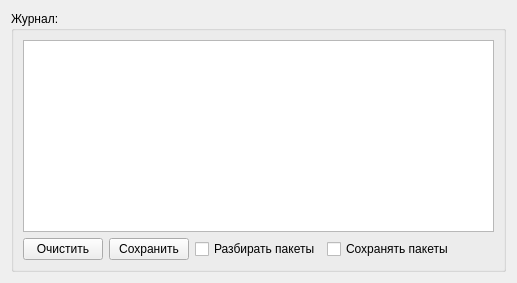
      <widget class="QWidget" name="PrliTab">
       <attribute name="title">
        <string>prli (ПРЛИ)</string>
       </attribute>
       <layout class="QVBoxLayout" name="verticalLayout_16">
        <item>
         <widget class="QGroupBox" name="prliLogGroupBox">
          <property name="title">
           <string>Журнал:</string>
          </property>
          <layout class="QVBoxLayout" name="verticalLayout_14">
           <item>
            <widget class="QTextEdit" name="prliLog"/>
           </item>
           <item>
            <layout class="QHBoxLayout" name="horizontalLayout">
             <item>
              <widget class="QPushButton" name="prliLogClearBtn">
               <property name="text">
                <string>Очистить</string>
               </property>
              </widget>
             </item>
             <item>
              <widget class="QPushButton" name="prliLogSaveBtn">
               <property name="text">
                <string>Сохранить</string>
               </property>
              </widget>
             </item>
             <item>
              <widget class="QCheckBox" name="prliParsePackets">
               <property name="text">
                <string>Разбирать пакеты</string>
               </property>
              </widget>
             </item>
             <item>
              <widget class="QCheckBox" name="prliSavePackets">
               <property name="text">
                <string>Сохранять пакеты</string>
               </property>
              </widget>
             </item>
             <item>
              <spacer name="prliLogSpacer">
               <property name="orientation">
                <enum>Qt::Horizontal</enum>
               </property>
               <property name="sizeHint" stdset="0">
                <size>
                 <width>40</width>
                 <height>20</height>
                </size>
               </property>
              </spacer>
             </item>
            </layout>
           </item>
          </layout>
         </widget>
        </item>
       </layout>
      </widget>
